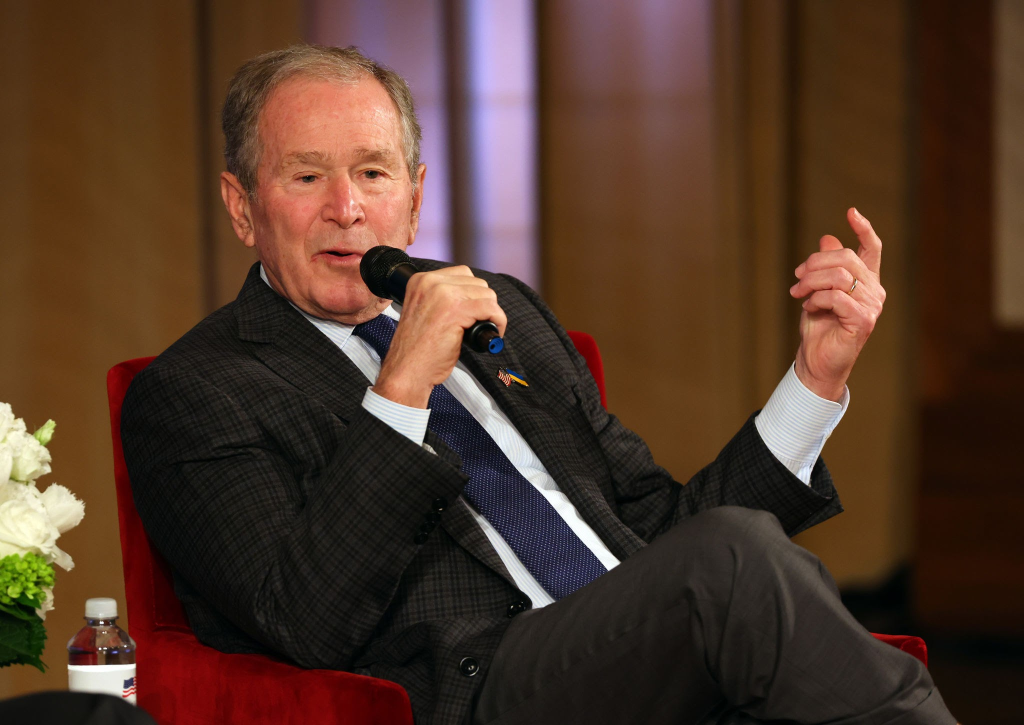
#> input picture Face_Recognition/test_image.jpeg, 2048 x 1450 px (shown at 1/2 size)
$ python -i face_detection.py   (imports and definitions only)
#> lines starting #> are read from the running program, lines starting #| are printed output that depends on the picture
import cv2


def extract_face(image, target_size=(224, 224)):
#> called with image = 'test_image.jpeg', target_size = (224, 224)
    face_cascade = cv2.CascadeClassifier(
        cv2.data.haarcascades + "haarcascade_frontalface_default.xml"
    )
    if isinstance(image, str):
        img = cv2.imread(image)
#> img is the input picture: shape (1450, 2048, 3); mean B, G, R 41.1, 55.2, 80.6

        if img is None:
            return None
    else:
        img = image.copy()

    gray = cv2.cvtColor(img, cv2.COLOR_BGR2GRAY)
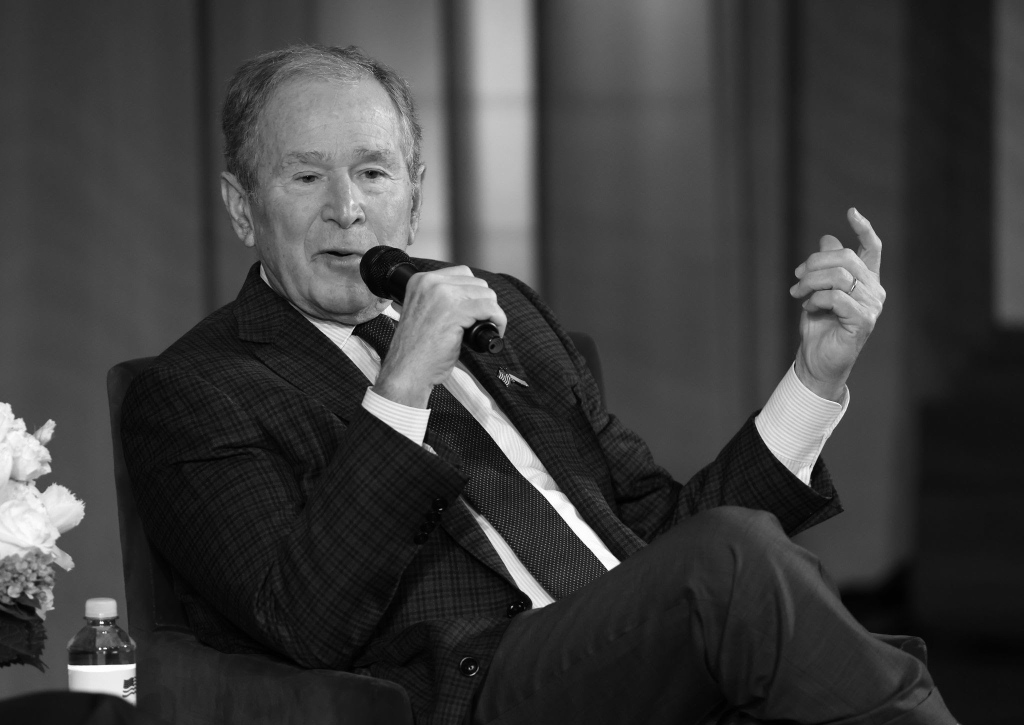
#> gray: shape (1450, 2048) (shown at 1/2 size); min 0, max 255, mean 61.2
    faces = face_cascade.detectMultiScale(gray, 1.1, 4)
#> faces = [[500, 200, 358, 358]]

    if len(faces) == 0:
        return None

    x, y, w, h = faces[0]
#> x = 500; y = 200; w = 358; h = 358
    face = img[y : y + h, x : x + w]
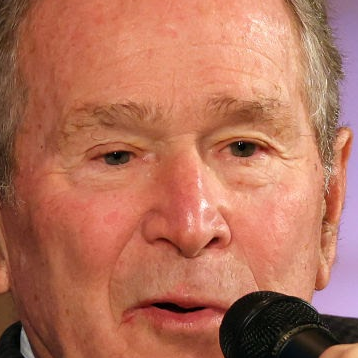
#> face: shape (358, 358, 3); mean B, G, R 90.2, 112.5, 179.6
    face = cv2.resize(face, target_size)
#> face: shape (224, 224, 3)
    return face

>>> result = extract_face('test_image.jpeg')
